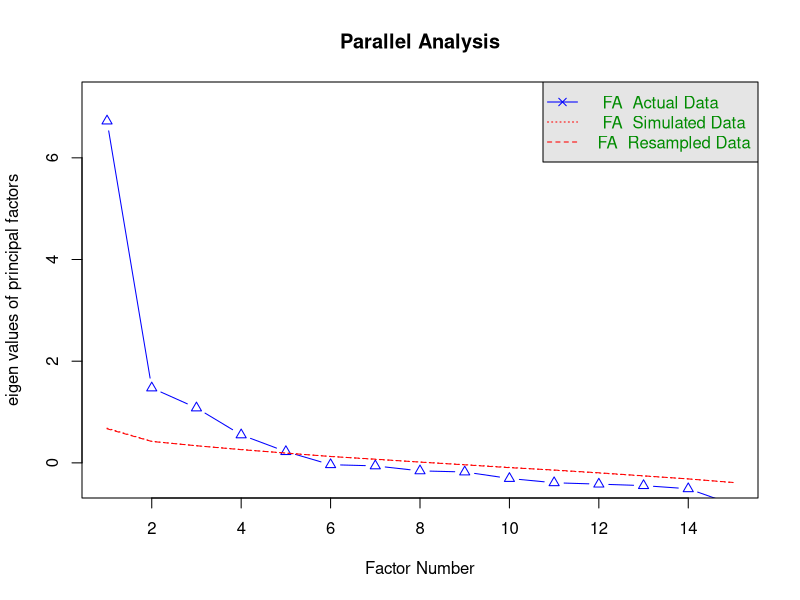

Write R code to recreate this figure. (Note: this script raises an error after producing the figure.)
# STAT 467 - Factor Analysis
# Input: data_country_level.csv

library(tidyverse)
library(psych)
library(GPArotation)
library(corrplot)
library(gridExtra)
library(nFactors)

# Fix namespace conflicts
select <- dplyr::select
filter <- dplyr::filter

df <- read.csv("data_country_level.csv", stringsAsFactors = FALSE)
df$Status <- as.factor(df$Status)

cat("Data:", nrow(df), "countries\n\n")

fa_vars <- c("Adult_Mortality", "infant_deaths", "Alcohol", "Hepatitis_B", "BMI",
             "under_five_deaths", "Polio", "Total_expenditure", "Diphtheria", "HIV_AIDS",
             "thinness_10_19_years", "thinness_5_9_years", "Income_composition", "Schooling", "GDP_log")

X_fa <- df %>% select(all_of(fa_vars)) %>% drop_na()
df_complete <- df %>% select(Country, Status, all_of(fa_vars)) %>% drop_na()

cat("Variables:", length(fa_vars), ", Obs:", nrow(X_fa), "\n\n")

R <- cor(X_fa)

# KMO
kmo <- KMO(R)
cat("=== KMO ===\n")
cat("Overall MSA:", round(kmo$MSA, 3), "\n")

# Bartlett
bartlett <- cortest.bartlett(R, n = nrow(X_fa))
cat("\n=== Bartlett's Test ===\n")
cat("Chi-sq:", round(bartlett$chisq, 2), ", df:", bartlett$df, ", p:", format(bartlett$p.value, scientific = TRUE), "\n")

# Eigenvalues
eigenvalues <- eigen(R)$values
n_kaiser <- sum(eigenvalues > 1)
cat("\nKaiser criterion:", n_kaiser, "factors\n")

# Parallel analysis
cat("\n=== Parallel Analysis ===\n")
png("figures/fa_parallel_analysis.png", width = 900, height = 600, res = 120)
pa <- fa.parallel(X_fa, fa = "fa", n.iter = 100, main = "Parallel Analysis")
dev.off()
cat("Parallel analysis suggests:", pa$nfact, "factors\n")

n_factors <- max(pa$nfact, 4)
cat("Using", n_factors, "factors\n")

# Factor Analysis - Varimax
cat("\n=== FA WITH VARIMAX ===\n")
fa_varimax <- fa(X_fa, nfactors = n_factors, rotate = "varimax", fm = "ml", scores = "regression")
print(fa_varimax, cut = 0.3, sort = TRUE)

# Factor Analysis - Promax
cat("\n=== FA WITH PROMAX ===\n")
fa_promax <- fa(X_fa, nfactors = n_factors, rotate = "promax", fm = "ml", scores = "regression")
print(fa_promax, cut = 0.3, sort = TRUE)

# Loadings table
loadings_mat <- fa_varimax$loadings
class(loadings_mat) <- "matrix"
loadings_df <- as.data.frame(loadings_mat)
colnames(loadings_df) <- paste0("F", 1:n_factors)
loadings_df$Variable <- rownames(loadings_df)
loadings_df$Communality <- fa_varimax$communality

cat("\n=== LOADINGS ===\n")
loadings_print <- loadings_df[, c("Variable", paste0("F", 1:n_factors), "Communality")]
loadings_print[, -1] <- round(loadings_print[, -1], 3)
print(loadings_print)
write.csv(loadings_df, "figures/fa_loadings.csv", row.names = FALSE)

# Loadings heatmap
loadings_long <- loadings_df %>%
  select(Variable, paste0("F", 1:n_factors)) %>%
  pivot_longer(cols = starts_with("F"), names_to = "Factor", values_to = "Loading")

p_loadings <- ggplot(loadings_long, aes(x = Factor, y = Variable, fill = Loading)) +
  geom_tile() +
  geom_text(aes(label = ifelse(abs(Loading) >= 0.3, round(Loading, 2), "")), size = 3) +
  scale_fill_gradient2(low = "#E94F37", mid = "white", high = "#2E86AB", limits = c(-1, 1)) +
  labs(title = "Factor Loadings (Varimax)") + theme_minimal()
ggsave("figures/fa_loadings_heatmap.png", p_loadings, width = 10, height = 10, dpi = 150)

# Factor interpretation
cat("\n=== FACTOR INTERPRETATION ===\n")
cat("F1: Economic Development (GDP, Schooling, Income)\n")
cat("F2: Healthcare Access (Diphtheria, Polio, Hep B)\n")
cat("F3: Mortality Burden (Adult/infant/under-5 deaths)\n")
cat("F4: Nutritional Status (BMI, thinness, Alcohol)\n")

# Factor correlations (Promax)
if (!is.null(fa_promax$Phi)) {
  cat("\n=== FACTOR CORRELATIONS (Promax) ===\n")
  print(round(fa_promax$Phi, 3))

  png("figures/fa_factor_correlations.png", width = 600, height = 500, res = 120)
  corrplot(fa_promax$Phi, method = "color", type = "lower", addCoef.col = "black",
           tl.col = "black", title = "Factor Correlations", mar = c(0, 0, 2, 0))
  dev.off()
}

# Factor scores
factor_scores <- as.data.frame(fa_varimax$scores)
colnames(factor_scores) <- paste0("F", 1:n_factors)
factor_scores$Country <- df_complete$Country
factor_scores$Status <- df_complete$Status

cat("\n=== FACTOR SCORE MEANS BY STATUS ===\n")
factor_means <- factor_scores %>%
  group_by(Status) %>%
  summarise(across(starts_with("F"), ~round(mean(.), 3)))
print(factor_means)

write.csv(factor_scores, "figures/fa_factor_scores.csv", row.names = FALSE)

# Factor score plots
p_f1f2 <- ggplot(factor_scores, aes(x = F1, y = F2, color = Status)) +
  geom_point(alpha = 0.7, size = 2.5) + stat_ellipse(level = 0.95) +
  scale_color_manual(values = c("#2E86AB", "#E94F37")) +
  labs(title = "F1 vs F2", x = "F1 (Economic Development)", y = "F2 (Healthcare)") +
  theme_minimal()

p_f1f3 <- ggplot(factor_scores, aes(x = F1, y = F3, color = Status)) +
  geom_point(alpha = 0.7, size = 2.5) + stat_ellipse(level = 0.95) +
  scale_color_manual(values = c("#2E86AB", "#E94F37")) +
  labs(title = "F1 vs F3", x = "F1 (Economic Development)", y = "F3 (Mortality)") +
  theme_minimal()

ggsave("figures/fa_factor_scores_plot.png", grid.arrange(p_f1f2, p_f1f3, ncol = 2), width = 14, height = 6, dpi = 150)

# Model fit
cat("\n=== MODEL FIT ===\n")
cat("TLI:", round(fa_varimax$TLI, 3), "\n")
cat("RMSEA:", round(fa_varimax$RMSEA[1], 3), "\n")
cat("BIC:", round(fa_varimax$BIC, 2), "\n")

cat("\n=== Factor Analysis Complete ===\n")
cat("Run 06_classification.R next.\n")
